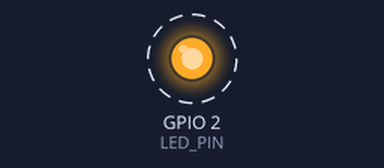
The sketch below on a simulated ESP32. On the bench: output pins drawn as LEDs (lit = HIGH). Dashed ring = blinking. What the sketch prints to the serial monitor is not drawn.

Above: at 0.2 s.
Timing chart, 0 to 3.0 s (numbered marks = the images above):
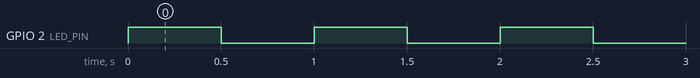

Measured:
- by itself, GPIO 2 (LED_PIN): alternates HIGH for 0.50 s and LOW for 0.50 s

The sketch:

blink.ino
```cpp
// Мигалка для ESP32 DevKit (WROOM-32, 38 pin)
// Встроенный синий светодиод на GPIO2

#define LED_PIN 2

void setup() {
  Serial.begin(115200);
  pinMode(LED_PIN, OUTPUT);
  Serial.println("Blink start!");
}

void loop() {
  digitalWrite(LED_PIN, HIGH);
  Serial.println("LED ON");
  delay(500);
  digitalWrite(LED_PIN, LOW);
  Serial.println("LED OFF");
  delay(500);
}
```
